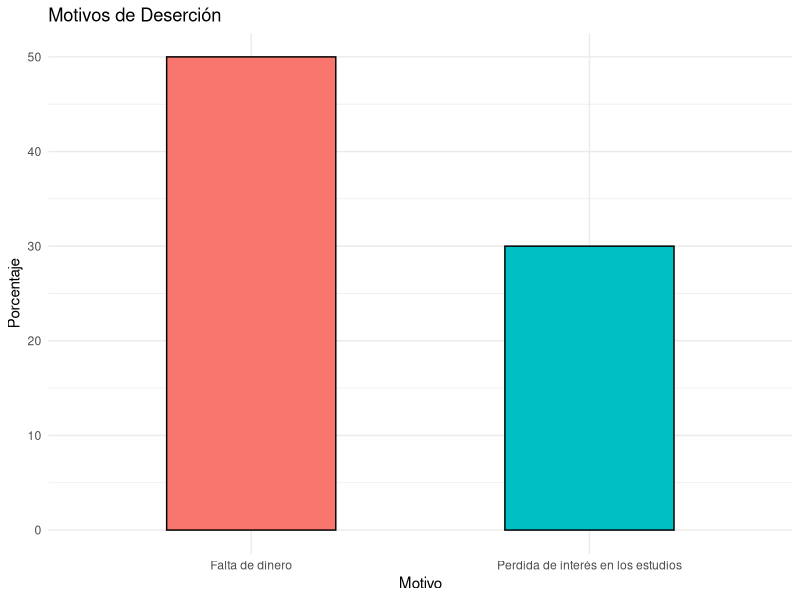
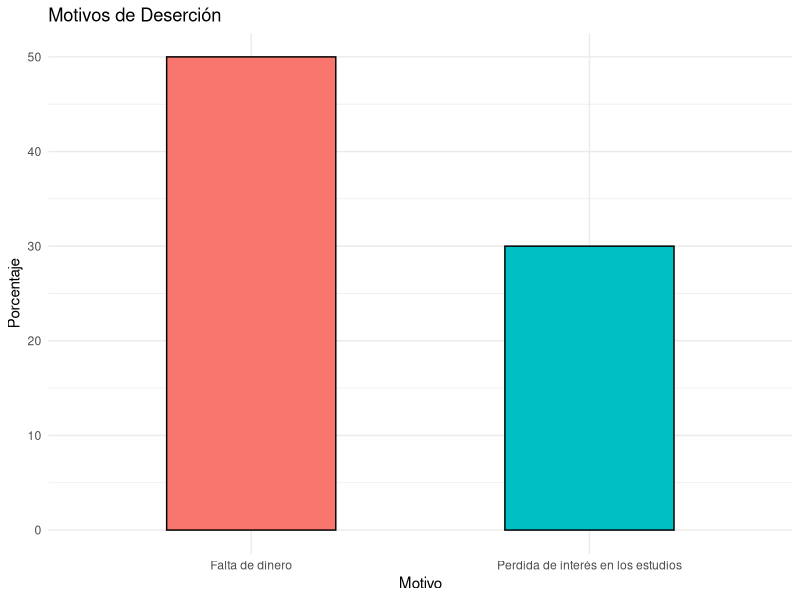

The R source for these figures, in order:
# Instala ggplot2 si no lo tienes instalado
# install.packages("ggplot2")

# Carga la librería ggplot2
library(ggplot2)

# Datos
motivos <- c("Falta de dinero", "Perdida de interés en los estudios")
porcentajes <- c(50, 30)

# Crear un marco de datos
datos <- data.frame(Motivo = motivos, Porcentaje = porcentajes)

# Crear un gráfico de barras
grafico <- ggplot(datos, aes(x = Motivo, y = Porcentaje, fill = Motivo)) +
  geom_bar(stat = "identity", width = 0.5, color = "black") +
  labs(title = "Motivos de Deserción") +
  theme_minimal() +
  theme(legend.position = "none")

# Mostrar el gráfico
print(grafico)

# Guardar el gráfico como una imagen JPG
ggsave("grafico_desercion_total.jpg", grafico, width = 6, height = 6, dpi = 300)
